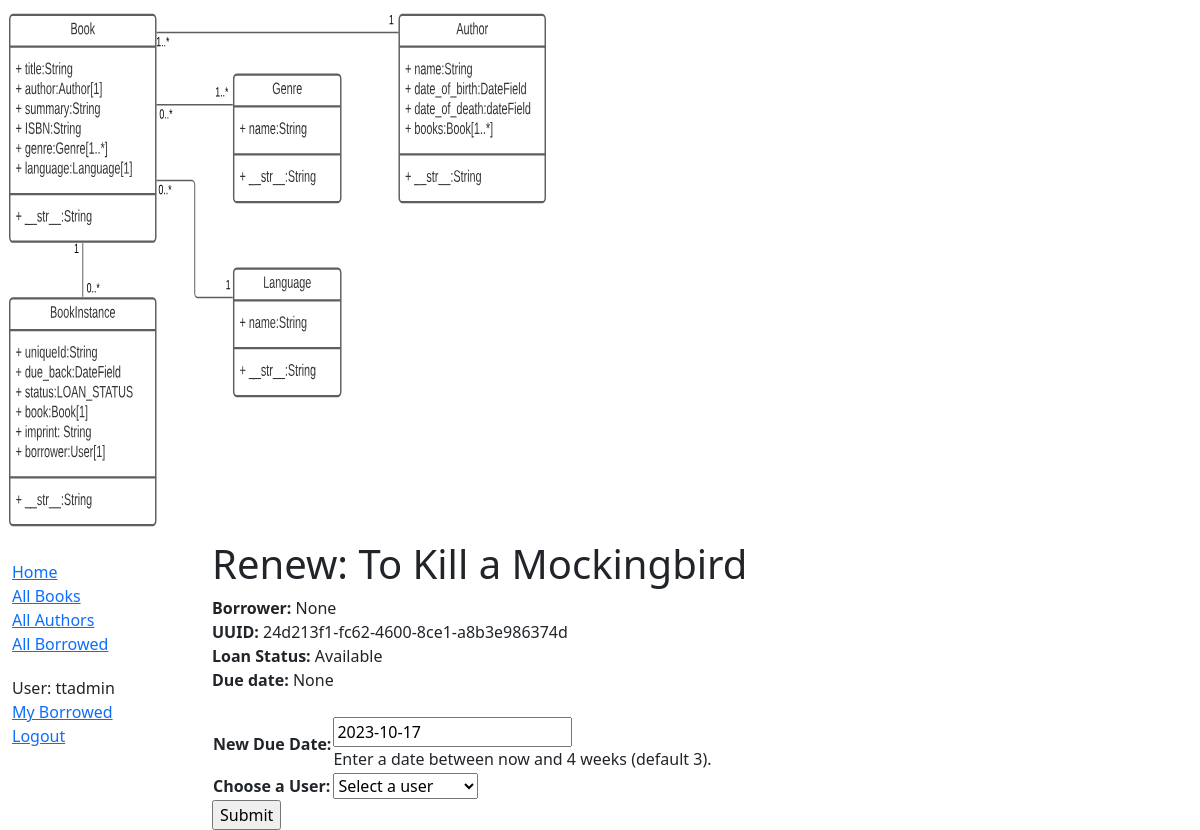
/catalog/book/24d213f1-fc62-4600-8ce1-a8b3e986374d/renew/ (signed in), run on the app's committed database.
### catalog/models.py (models this page shows, shortened)
class BookInstance(models.Model):
    id = models.UUIDField(primary_key=True, default=uuid.uuid4, help_text='Unique ID for this particular book across whole library')
    book = models.ForeignKey('Book', on_delete=models.RESTRICT, null=True)
    imprint = models.CharField(max_length=200)
    due_back = models.DateField(null=True, blank=True)
    borrower = models.ForeignKey(User, on_delete=models.SET_NULL, null=True, blank=True)
    test = models.DateField(null=True, blank=True)
    LOAN_STATUS = (
        ('m', 'Maintenance'),
        ('o', 'On loan'),
        ('a', 'Available'),
        ('r', 'Reserved'),
    )
    status = models.CharField(
        max_length=1,
        choices=LOAN_STATUS,
        blank=True,
        default='m',
        help_text='Book availability',
    )
    class Meta:
        ordering = ['due_back']
        permissions = (("can_mark_returned", "Set book as returned"),)
    @property
    def is_overdue(self):
        return bool(self.due_back and date.today() > self.due_back)

class Book(models.Model):
    title = models.CharField(max_length=200)
    author = models.ForeignKey('Author', on_delete=models.SET_NULL, null=True)
    summary = models.TextField(max_length=1000, help_text='Enter a brief description of the book')
    isbn = models.CharField('ISBN', max_length=13, unique=True,
                             help_text='13 Character <a href="https://www.isbn-international.org/content/what-isbn">ISBN number</a>')
    genre = models.ManyToManyField(Genre, help_text='Select a genre for this book')
    language = models.ForeignKey('Language', on_delete=models.SET_NULL, null=True)
    class Meta:
        ordering = ['title']
    def display_genre(self):
        """Creates a string for the Genre. This is required to display genre in Admin."""
        return ', '.join([genre.name for genre in self.genre.all()[:3]])
    display_genre.short_description = 'Genre'

### catalog/views.py (the view)
# urls.py: path('book/<uuid:pk>/renew/', views.renew_book_librarian, name='renew-book-librarian'),
@login_required
@permission_required('catalog.can_mark_returned', raise_exception=True)
def renew_book_librarian(request, pk):
    book_instance = get_object_or_404(BookInstance, pk=pk)
    if request.method == 'POST':
        form = RenewBookForm(request.POST)
        if form.is_valid():
            book_instance.due_back = form.cleaned_data['new_due_date']
            book_instance.borrower = form.cleaned_data['new_borrower']
            book_instance.save()
            return HttpResponseRedirect(reverse('all-borrowed'))
    else:
        proposed_due_date = datetime.date.today() + datetime.timedelta(weeks=3)
        form = RenewBookForm(
            initial = {
                'new_due_date': proposed_due_date
            }
        )
    context = {
        'form': form,
        'book_instance': book_instance,
    }
    return render(request, 'catalog/book_renew_librarian.html', context)

### catalog/forms.py (called while the page is built)
    def label_from_instance(self, user: User) -> str:
        return f"{user.last_name}, {user.first_name}"

### catalog/templates/catalog/book_renew_librarian.html (shortened to what this page needs)
{% extends "base_generic.html" %}
{% block content %}
  <h1>Renew: {{ book_instance.book.title }}</h1>
  <div><b>Borrower:</b> {{ book_instance.borrower }}</div>
  <div><b>UUID:</b> {{ book_instance.id }}</div>
  <div><b>Loan Status:</b> {{ book_instance.get_status_display }}</div>
  <div {% if book_instance.is_overdue %} class="text-danger"{% endif %} ><b>Due date:</b> {{ book_instance.due_back }}</div>
  <br>
  <form action="" method="post">
    <table>
    {{ form.as_table }}
    </table>
    <input type="submit" value="Submit">
  </form>
{% endblock %}

### catalog/templates/base_generic.html (shortened to what this page needs)
<!DOCTYPE html>
<html lang="en">
  <head>
    <link
      href="https://cdn.jsdelivr.net/npm/bootstrap@5.1.3/dist/css/bootstrap.min.css"
      rel="stylesheet"
 />
    {% load static %}
    <link rel="stylesheet" href="{% static 'css/styles.css' %}" />
    <img
        src="{% static 'catalog/images/local_library_model_uml.svg' %}"
        alt="UML diagram"
        style="width:555px;height:540px;" />
    <link rel="stylesheet" href="https://cdnjs.cloudflare.com/ajax/libs/toastr.js/latest/toastr.min.css">
  </head>
  <body>
    <div class="container-fluid">
      <div class="row">
        <div class="col-sm-2">
          {% block sidebar %}
            <ul class="sidebar-nav">
              <li><a href="{% url 'index' %}">Home</a></li>
              <li><a href="{% url 'books' %}">All Books</a></li>
              <li><a href="{% url 'authors' %}">All Authors</a></li>
            {% if user.is_authenticated and perms.catalog.can_mark_returned %}
              <li><a href="{% url 'all-borrowed' %}">All Borrowed</a>
            {% endif %}
            </ul>
            <ul class="sidebar-nav">
            {% if user.is_authenticated %}
              <li>User: {{ user.get_username }}</li>
              <li><a href="{% url 'my-borrowed' %}">My Borrowed</a></li>
              <li><a href="{% url 'logout' %}?next={{ request.path }}">Logout</a></li>
            {% else %}
              <li><a href="{% url 'login' %}?next={{ request.path }}">Login</a></li>
            {% endif %}
            </ul>
          {% endblock %}
        </div>
        <div class="col-sm-10 ">
        {% block content %}{% endblock %}
        </div>
      </div>
    </div>
  </body>
</html>

### catalog/static/css/styles.css (style rules this page uses)
.sidebar-nav { margin-top: 20px; padding: 0; list-style: none; }

### data on the page
BookInstance: book "To Kill a Mockingbird", borrower "None", id "24d213f1-fc62-4600-8ce1-a8b3e986374d", status "Available", due_back "None"

### other printed values
{{ user.get_username }} "ttadmin"
